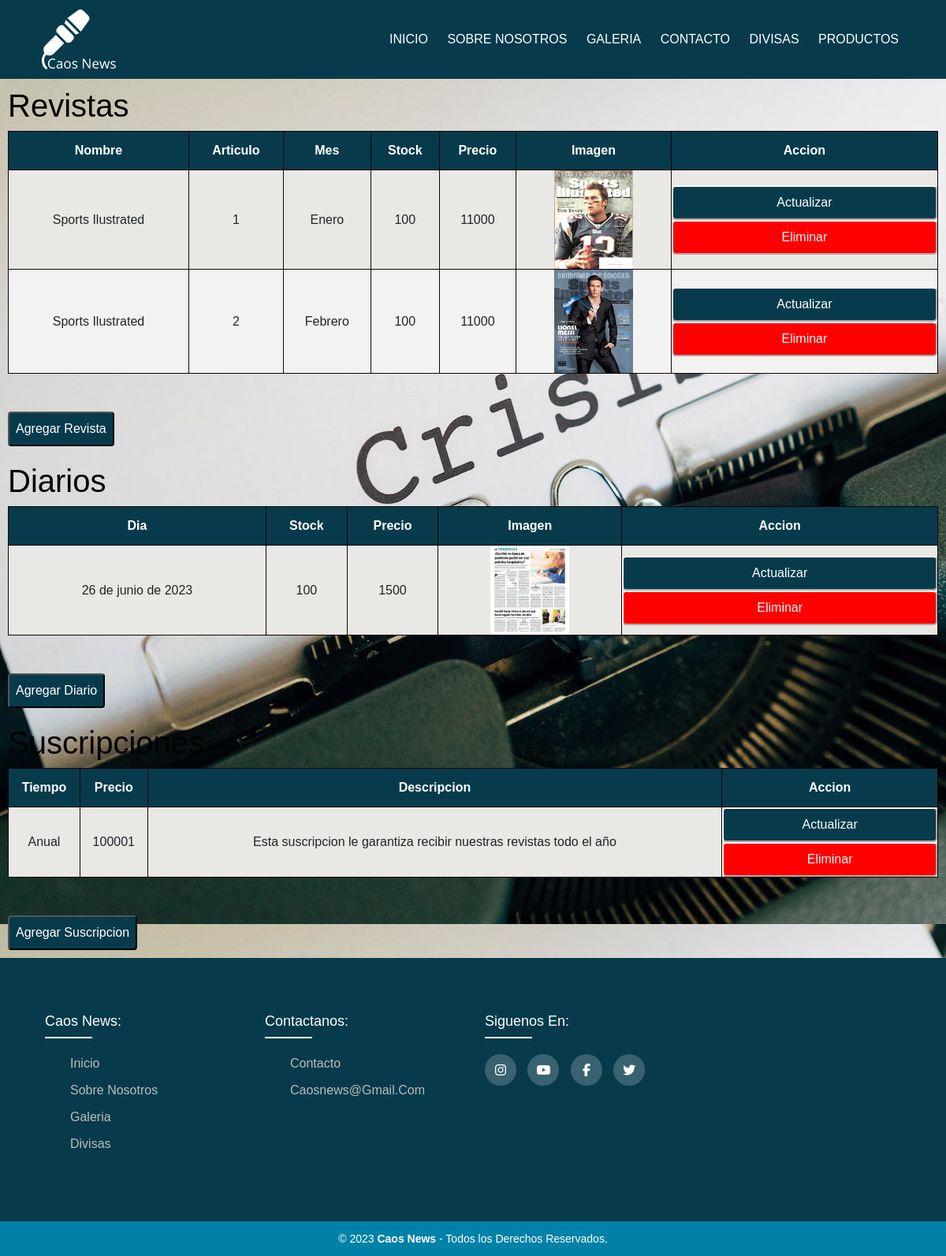
The page /caosnews/crud.html on the database its author committed.
### CaosNews/models.py (models this page shows)
class Revista(models.Model):
    nombre=models.CharField(max_length=50)
    articulo=models.IntegerField()
    mes=models.CharField(max_length=50)
    stock=models.IntegerField()
    precio=models.IntegerField()
    foto=models.ImageField(null=True, blank=True, upload_to="bastian_vasquez_alexander_pulgar",)

class Diario(models.Model):
    dia=models.DateField(default=None, null=True, blank=True)
    stock=models.IntegerField()
    precio=models.IntegerField()
    foto=models.ImageField(null=True, blank=True, upload_to="bastian_vasquez_alexander_pulgar",)

class Suscripcion(models.Model):
    tiempo=models.CharField(max_length=20)
    precio=models.IntegerField()
    descripcion=models.CharField(max_length=100)

### CaosNews/views.py (the view)
# urls.py: path('caosnews/crud.html', views.crud, name='crud'),
def crud(request):
    rev=Revista.objects.all()
    diar=Diario.objects.all()
    susc=Suscripcion.objects.all()
    return render(request, 'caosnews/crud.html', {'rev':rev, 'diar':diar, 'susc':susc})

### CaosNews/templates/caosnews/crud.html
{% extends 'caosnews/base.html' %}
{% load static %}
{% block contenido %}
<head>
    <link rel="stylesheet" href="{% static 'caosnews/css/EstilosCrud.css' %}">
</head>
<section id="crud">
    <div class="containerrev">
        <h1>Revistas</h1>
        <table id="customers" border="1">
            <thead>
                <th>Nombre</th>
                <th>Articulo</th>
                <th>Mes</th>
                <th>Stock</th>
                <th>Precio</th>
                <th>Imagen</th>
                <th colspan="2" id="mid">Accion</th>
            </thead>
            {% for x in rev %}
            <tr>
                <td>{{x.nombre}}</td>
                <td>{{x.articulo}}</td>
                <td>{{x.mes}}</td>
                <td>{{x.stock}}</td>
                <td>{{x.precio}}</td>
                <td><img src="{{ x.foto.url }}"  width="100px"></td>
                <td>
                    <a href="actualizarrev/{{x.id}}"><button id="up">Actualizar</button> </a>
                    <a href="eliminarrev/{{x.id}}"><button id="del">Eliminar</button></a>
                </td>
            </tr>
                {% endfor %}
        </table>
        <br><br>
        <a href="{% url 'agregar' %}"><button id="new3">Agregar Revista</button></a>
    </div>
    <div class="containerrev">
        <h1>Diarios</h1>
        <table id="customers" border="1">
            <thead>
                <th>Dia</th>
                <th>Stock</th>
                <th>Precio</th>
                <th>Imagen</th>
                <th colspan="2" id="mid">Accion</th>
            </thead>
            {% for x in diar %}
            <tr>
                <td>{{x.dia}}</td>
                <td>{{x.stock}}</td>
                <td>{{x.precio}}</td>
                <td><img src="{{ x.foto.url }}"  width="100px"></td>
                <td>
                    <a href="actualizardiario/{{x.id}}"><button id="up">Actualizar</button> </a>
                    <a href="eliminardiario/{{x.id}}"><button id="del">Eliminar</button></a>
                </td>
            </tr>
                {% endfor %}
        </table>
        <br><br>
        <a href="{% url 'agregardiario' %}"><button id="new3">Agregar Diario</button></a>
    </div>
    <div class="containerrev">
        <h1>Suscripciones</h1>
        <table id="customers" border="1">
            <thead>
                <th>Tiempo</th>
                <th>Precio</th>
                <th>Descripcion</th>
                <th colspan="2" id="mid">Accion</th>
            </thead>
            {% for x in susc %}
            <tr>
                <td>{{x.tiempo}}</td>
                <td>{{x.precio}}</td>
                <td>{{x.descripcion}}</td>
                <td>
                    <a href="actualizarsuscripcion/{{x.id}}"><button id="up">Actualizar</button> </a>
                    <a href="eliminarsuscripcion/{{x.id}}"><button id="del">Eliminar</button></a>
                </td>
            </tr>
                {% endfor %}
        </table>
        <br><br>
        <a href="{% url 'agregarsuscripcion' %}"><button id="new3">Agregar Suscripcion</button></a>
    </div>
</section>
{% endblock %}

### CaosNews/templates/caosnews/base.html (shortened to what this page needs)
<!DOCTYPE html>
<html lang="en">
<head>
    {% load static %}
    <link rel="stylesheet" href="{% static 'caosnews/CSS/EstilosBase.css' %}">
    <link href="https://cdn.jsdelivr.net/npm/bootstrap@5.3.0-alpha3/dist/css/bootstrap.min.css" rel="stylesheet">
</head>
<body>
    <header>
        <a href="{% url 'index' %}"><img src="{% static 'caosnews/IMG/LogoMakr-3KlS9w.png' %}" alt="" class="logo-menu"></a>
        <nav class="menu">
            <a href="{% url 'index' %}">Inicio</a>
            <a href="{% url 'nosotros' %}">Sobre nosotros</a>
            <a href="{% url 'galeria' %}">Galeria</a>
            <a href="{% url 'contacto' %}">Contacto</a>
            <a href="{% url 'divisas' %}">Divisas</a>
            <a href="{% url 'crud' %}">Productos</a>
        </nav>
    </header>
    <div id="contenido">
        {% block contenido %}
        {% endblock %}
    </div>
    <footer class="footer">
        <div class="container">
            <div class="footer-row">
                <div class="footer-col">
                    <h4>Caos News:</h4>
                    <ul>
                        <li><a href="{% url 'index' %}">Inicio</a></li>
                        <li><a href="{% url 'nosotros' %}">Sobre nosotros</a></li>
                        <li><a href="{% url 'galeria' %}">Galeria</a></li>
                        <li><a href="{% url 'divisas' %}">Divisas</a></li>
                    </ul>
                </div>
                <div class="footer-col">
                    <h4>Contactanos:</h4>
                    <ul>
                        <li><a href="{% url 'contacto' %}">Contacto</a></li>
                        <li><a href="https://www.google.com/intl/es-419/gmail/about/" target="_blank">caosnews@gmail.com</a></li>
                    </ul>
                </div>
                <div class="footer-col">
                    <h4>Siguenos en:</h4>
                    <div class="social-links">
                        <a href="https://www.instagram.com/" class="fa fa-instagram" target="_blank"></a>
                        <a href="https://www.youtube.com/" class="fa fa-youtube" target="_blank"></a>
                        <a href="https://es-la.facebook.com/" class="fa fa-facebook" target="_blank"></a>
                        <a href="https://twitter.com/" class="fa fa-twitter" target="_blank"></a>
                    </div>
                </div>
            </div>
        </div>
        <div class="derechos">
            <small>&copy; 2023 <b>Caos News</b> - Todos los Derechos Reservados.</small>
        </div>
    </footer>
</body>
</html>

### rows shown on the page
Revista: nombre "Sports Ilustrated", articulo "1", mes "Enero", stock "100", precio "11000", foto (picture)
Revista: nombre "Sports Ilustrated", articulo "2", mes "Febrero", stock "100", precio "11000", foto (picture)
Diario: dia "26 de junio de 2023", stock "100", precio "1500", foto (picture)
Suscripcion: tiempo "Anual", precio "100001", descripcion "Esta suscripcion le garantiza recibir nuestras revistas todo el año"
